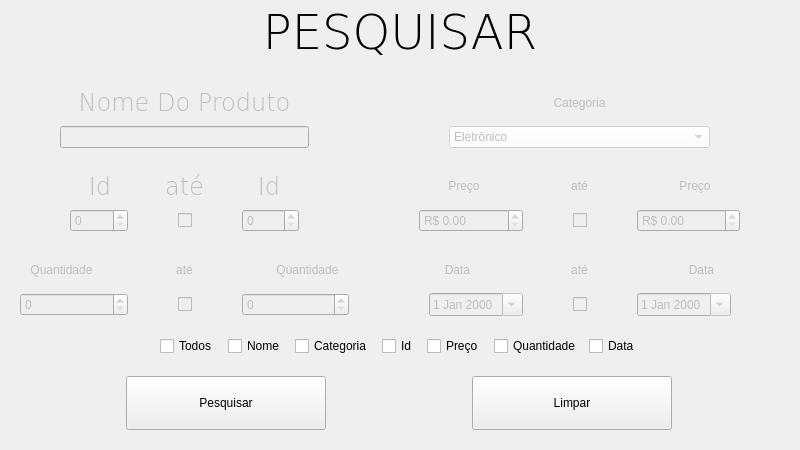
<?xml version="1.0" encoding="UTF-8"?>
<ui version="4.0">
 <class>MainWindow</class>
 <widget class="QMainWindow" name="MainWindow">
  <property name="geometry">
   <rect>
    <x>0</x>
    <y>0</y>
    <width>800</width>
    <height>450</height>
   </rect>
  </property>
  <property name="minimumSize">
   <size>
    <width>800</width>
    <height>450</height>
   </size>
  </property>
  <property name="windowTitle">
   <string>Pesquisar</string>
  </property>
  <widget class="QWidget" name="centralwidget">
   <layout class="QGridLayout" name="gridLayout" rowstretch="0,0,0,0,0,0,0,0,0" columnstretch="0,0,0">
    <property name="leftMargin">
     <number>10</number>
    </property>
    <property name="topMargin">
     <number>0</number>
    </property>
    <property name="rightMargin">
     <number>10</number>
    </property>
    <property name="bottomMargin">
     <number>10</number>
    </property>
    <property name="horizontalSpacing">
     <number>5</number>
    </property>
    <property name="verticalSpacing">
     <number>20</number>
    </property>
    <item row="3" column="0">
     <layout class="QVBoxLayout" name="ids">
      <property name="spacing">
       <number>5</number>
      </property>
      <property name="leftMargin">
       <number>50</number>
      </property>
      <property name="rightMargin">
       <number>50</number>
      </property>
      <item>
       <layout class="QHBoxLayout" name="id">
        <item>
         <widget class="QLabel" name="lblId">
          <property name="enabled">
           <bool>false</bool>
          </property>
          <property name="font">
           <font>
            <family>Verdana</family>
            <pointsize>18</pointsize>
            <weight>9</weight>
            <italic>false</italic>
            <bold>false</bold>
           </font>
          </property>
          <property name="styleSheet">
           <string notr="true">font: 75 18pt &quot;Verdana&quot;;</string>
          </property>
          <property name="text">
           <string>Id</string>
          </property>
          <property name="alignment">
           <set>Qt::AlignCenter</set>
          </property>
         </widget>
        </item>
        <item>
         <widget class="QLabel" name="lblAteId">
          <property name="enabled">
           <bool>false</bool>
          </property>
          <property name="font">
           <font>
            <family>Verdana</family>
            <pointsize>18</pointsize>
            <weight>9</weight>
            <italic>false</italic>
            <bold>false</bold>
           </font>
          </property>
          <property name="styleSheet">
           <string notr="true">font: 75 18pt &quot;Verdana&quot;;</string>
          </property>
          <property name="text">
           <string>até</string>
          </property>
          <property name="alignment">
           <set>Qt::AlignCenter</set>
          </property>
         </widget>
        </item>
        <item>
         <widget class="QLabel" name="lblId2">
          <property name="enabled">
           <bool>false</bool>
          </property>
          <property name="font">
           <font>
            <family>Verdana</family>
            <pointsize>18</pointsize>
            <weight>9</weight>
            <italic>false</italic>
            <bold>false</bold>
           </font>
          </property>
          <property name="styleSheet">
           <string notr="true">font: 75 18pt &quot;Verdana&quot;;</string>
          </property>
          <property name="text">
           <string>Id</string>
          </property>
          <property name="alignment">
           <set>Qt::AlignCenter</set>
          </property>
         </widget>
        </item>
       </layout>
      </item>
      <item>
       <layout class="QHBoxLayout" name="inputid">
        <property name="spacing">
         <number>50</number>
        </property>
        <property name="leftMargin">
         <number>10</number>
        </property>
        <property name="rightMargin">
         <number>10</number>
        </property>
        <item>
         <widget class="QSpinBox" name="sbId">
          <property name="enabled">
           <bool>false</bool>
          </property>
         </widget>
        </item>
        <item>
         <widget class="QCheckBox" name="checkAteId">
          <property name="enabled">
           <bool>false</bool>
          </property>
          <property name="sizePolicy">
           <sizepolicy hsizetype="Fixed" vsizetype="Fixed">
            <horstretch>0</horstretch>
            <verstretch>0</verstretch>
           </sizepolicy>
          </property>
          <property name="text">
           <string/>
          </property>
         </widget>
        </item>
        <item>
         <widget class="QSpinBox" name="sbId2">
          <property name="enabled">
           <bool>false</bool>
          </property>
         </widget>
        </item>
       </layout>
      </item>
     </layout>
    </item>
    <item row="0" column="0" colspan="3">
     <layout class="QVBoxLayout" name="Pesquisa">
      <item>
       <widget class="QLabel" name="label">
        <property name="font">
         <font>
          <family>Verdana</family>
          <pointsize>36</pointsize>
          <weight>9</weight>
          <italic>false</italic>
          <bold>false</bold>
         </font>
        </property>
        <property name="styleSheet">
         <string notr="true">font: 75 36pt &quot;Verdana&quot;;
</string>
        </property>
        <property name="text">
         <string>PESQUISAR</string>
        </property>
        <property name="alignment">
         <set>Qt::AlignCenter</set>
        </property>
       </widget>
      </item>
     </layout>
    </item>
    <item row="5" column="0">
     <layout class="QVBoxLayout" name="quantidade">
      <property name="spacing">
       <number>5</number>
      </property>
      <property name="leftMargin">
       <number>0</number>
      </property>
      <item>
       <layout class="QHBoxLayout" name="horizontalLayout_3">
        <property name="spacing">
         <number>20</number>
        </property>
        <item>
         <widget class="QLabel" name="lblQuantidade">
          <property name="enabled">
           <bool>false</bool>
          </property>
          <property name="styleSheet">
           <string notr="true">font: 18pt &quot;Verdana&quot;;</string>
          </property>
          <property name="text">
           <string>Quantidade</string>
          </property>
          <property name="alignment">
           <set>Qt::AlignCenter</set>
          </property>
         </widget>
        </item>
        <item>
         <widget class="QLabel" name="lblAteQuantidade">
          <property name="enabled">
           <bool>false</bool>
          </property>
          <property name="styleSheet">
           <string notr="true">font: 18pt &quot;Verdana&quot;;</string>
          </property>
          <property name="text">
           <string>até</string>
          </property>
          <property name="alignment">
           <set>Qt::AlignCenter</set>
          </property>
         </widget>
        </item>
        <item>
         <widget class="QLabel" name="lblQuantidade2">
          <property name="enabled">
           <bool>false</bool>
          </property>
          <property name="styleSheet">
           <string notr="true">font: 18pt &quot;Verdana&quot;;</string>
          </property>
          <property name="text">
           <string>Quantidade</string>
          </property>
          <property name="alignment">
           <set>Qt::AlignCenter</set>
          </property>
         </widget>
        </item>
       </layout>
      </item>
      <item>
       <layout class="QHBoxLayout" name="horizontalLayout_4">
        <property name="spacing">
         <number>50</number>
        </property>
        <property name="leftMargin">
         <number>10</number>
        </property>
        <property name="rightMargin">
         <number>10</number>
        </property>
        <item>
         <widget class="QSpinBox" name="sbQuantidade">
          <property name="enabled">
           <bool>false</bool>
          </property>
          <property name="maximum">
           <number>10000000</number>
          </property>
         </widget>
        </item>
        <item>
         <widget class="QCheckBox" name="checkAteQuantidade">
          <property name="enabled">
           <bool>false</bool>
          </property>
          <property name="sizePolicy">
           <sizepolicy hsizetype="Fixed" vsizetype="Fixed">
            <horstretch>0</horstretch>
            <verstretch>0</verstretch>
           </sizepolicy>
          </property>
          <property name="text">
           <string/>
          </property>
         </widget>
        </item>
        <item>
         <widget class="QSpinBox" name="sbQuantidade2">
          <property name="enabled">
           <bool>false</bool>
          </property>
          <property name="maximum">
           <number>10000000</number>
          </property>
         </widget>
        </item>
       </layout>
      </item>
     </layout>
    </item>
    <item row="5" column="2">
     <layout class="QVBoxLayout" name="data" stretch="0,0">
      <property name="spacing">
       <number>5</number>
      </property>
      <property name="leftMargin">
       <number>30</number>
      </property>
      <property name="rightMargin">
       <number>30</number>
      </property>
      <item>
       <layout class="QHBoxLayout" name="horizontalLayout_5">
        <item>
         <widget class="QLabel" name="lblData">
          <property name="enabled">
           <bool>false</bool>
          </property>
          <property name="styleSheet">
           <string notr="true">font: 18pt &quot;Verdana&quot;;</string>
          </property>
          <property name="text">
           <string>Data</string>
          </property>
          <property name="alignment">
           <set>Qt::AlignCenter</set>
          </property>
         </widget>
        </item>
        <item>
         <widget class="QLabel" name="lblAteData">
          <property name="enabled">
           <bool>false</bool>
          </property>
          <property name="styleSheet">
           <string notr="true">font: 18pt &quot;Verdana&quot;;</string>
          </property>
          <property name="text">
           <string>até</string>
          </property>
          <property name="alignment">
           <set>Qt::AlignCenter</set>
          </property>
         </widget>
        </item>
        <item>
         <widget class="QLabel" name="lblData2">
          <property name="enabled">
           <bool>false</bool>
          </property>
          <property name="styleSheet">
           <string notr="true">font: 18pt &quot;Verdana&quot;;</string>
          </property>
          <property name="text">
           <string>Data</string>
          </property>
          <property name="alignment">
           <set>Qt::AlignCenter</set>
          </property>
         </widget>
        </item>
       </layout>
      </item>
      <item>
       <layout class="QHBoxLayout" name="horizontalLayout_6">
        <property name="spacing">
         <number>50</number>
        </property>
        <property name="leftMargin">
         <number>30</number>
        </property>
        <property name="rightMargin">
         <number>30</number>
        </property>
        <item>
         <widget class="QDateEdit" name="deData">
          <property name="enabled">
           <bool>false</bool>
          </property>
          <property name="calendarPopup">
           <bool>true</bool>
          </property>
         </widget>
        </item>
        <item>
         <widget class="QCheckBox" name="checkAteData">
          <property name="enabled">
           <bool>false</bool>
          </property>
          <property name="sizePolicy">
           <sizepolicy hsizetype="Fixed" vsizetype="Fixed">
            <horstretch>0</horstretch>
            <verstretch>0</verstretch>
           </sizepolicy>
          </property>
          <property name="text">
           <string/>
          </property>
         </widget>
        </item>
        <item>
         <widget class="QDateEdit" name="deData2">
          <property name="enabled">
           <bool>false</bool>
          </property>
          <property name="sizePolicy">
           <sizepolicy hsizetype="Minimum" vsizetype="Fixed">
            <horstretch>0</horstretch>
            <verstretch>0</verstretch>
           </sizepolicy>
          </property>
          <property name="calendarPopup">
           <bool>true</bool>
          </property>
         </widget>
        </item>
       </layout>
      </item>
     </layout>
    </item>
    <item row="2" column="0">
     <layout class="QVBoxLayout" name="nomeproduto">
      <property name="spacing">
       <number>5</number>
      </property>
      <property name="leftMargin">
       <number>50</number>
      </property>
      <property name="rightMargin">
       <number>50</number>
      </property>
      <item>
       <widget class="QLabel" name="lblNome">
        <property name="enabled">
         <bool>false</bool>
        </property>
        <property name="font">
         <font>
          <family>Verdana</family>
          <pointsize>18</pointsize>
          <weight>9</weight>
          <italic>false</italic>
          <bold>false</bold>
         </font>
        </property>
        <property name="styleSheet">
         <string notr="true">font: 75 18pt &quot;Verdana&quot;;</string>
        </property>
        <property name="text">
         <string>Nome Do Produto</string>
        </property>
        <property name="alignment">
         <set>Qt::AlignCenter</set>
        </property>
       </widget>
      </item>
      <item>
       <widget class="QLineEdit" name="txtNome">
        <property name="enabled">
         <bool>false</bool>
        </property>
       </widget>
      </item>
     </layout>
    </item>
    <item row="2" column="2">
     <layout class="QVBoxLayout" name="Categoria" stretch="0,0">
      <property name="spacing">
       <number>5</number>
      </property>
      <property name="leftMargin">
       <number>80</number>
      </property>
      <property name="rightMargin">
       <number>80</number>
      </property>
      <item>
       <widget class="QLabel" name="lblCategoria">
        <property name="enabled">
         <bool>false</bool>
        </property>
        <property name="styleSheet">
         <string notr="true">font: 18pt &quot;Verdana&quot;;</string>
        </property>
        <property name="text">
         <string>Categoria</string>
        </property>
        <property name="alignment">
         <set>Qt::AlignCenter</set>
        </property>
       </widget>
      </item>
      <item>
       <widget class="QComboBox" name="cbxCategoria">
        <property name="enabled">
         <bool>false</bool>
        </property>
        <property name="styleSheet">
         <string notr="true">background-color: rgb(255, 255, 255);</string>
        </property>
        <item>
         <property name="text">
          <string>Eletrônico</string>
         </property>
        </item>
        <item>
         <property name="text">
          <string>Roupas e Acessórios</string>
         </property>
        </item>
        <item>
         <property name="text">
          <string>Alimentos e Bebidas</string>
         </property>
        </item>
        <item>
         <property name="text">
          <string>Móveis</string>
         </property>
        </item>
        <item>
         <property name="text">
          <string>Beleza e Cuidados Pessoais</string>
         </property>
        </item>
        <item>
         <property name="text">
          <string>Esportes e Lazer</string>
         </property>
        </item>
        <item>
         <property name="text">
          <string>Ferramentas e Materiais de Construção</string>
         </property>
        </item>
        <item>
         <property name="text">
          <string>Livros e Mídia</string>
         </property>
        </item>
        <item>
         <property name="text">
          <string>Brinquedos e Jogos</string>
         </property>
        </item>
        <item>
         <property name="text">
          <string>Automotivos</string>
         </property>
        </item>
        <item>
         <property name="text">
          <string>Saúde</string>
         </property>
        </item>
        <item>
         <property name="text">
          <string>Tecnologia</string>
         </property>
        </item>
        <item>
         <property name="text">
          <string>Casa e Jardim</string>
         </property>
        </item>
        <item>
         <property name="text">
          <string>Artigos de Escritório</string>
         </property>
        </item>
       </widget>
      </item>
     </layout>
    </item>
    <item row="3" column="2">
     <layout class="QVBoxLayout" name="preco">
      <property name="spacing">
       <number>5</number>
      </property>
      <property name="leftMargin">
       <number>40</number>
      </property>
      <property name="rightMargin">
       <number>40</number>
      </property>
      <item>
       <layout class="QHBoxLayout" name="horizontalLayout">
        <item>
         <widget class="QLabel" name="lblPreco">
          <property name="enabled">
           <bool>false</bool>
          </property>
          <property name="styleSheet">
           <string notr="true">font: 18pt &quot;Verdana&quot;;</string>
          </property>
          <property name="text">
           <string>Preço</string>
          </property>
          <property name="alignment">
           <set>Qt::AlignCenter</set>
          </property>
         </widget>
        </item>
        <item>
         <widget class="QLabel" name="lblAtePreco">
          <property name="enabled">
           <bool>false</bool>
          </property>
          <property name="styleSheet">
           <string notr="true">font: 18pt &quot;Verdana&quot;;</string>
          </property>
          <property name="text">
           <string>até</string>
          </property>
          <property name="alignment">
           <set>Qt::AlignCenter</set>
          </property>
         </widget>
        </item>
        <item>
         <widget class="QLabel" name="lblPreco2">
          <property name="enabled">
           <bool>false</bool>
          </property>
          <property name="styleSheet">
           <string notr="true">font: 18pt &quot;Verdana&quot;;</string>
          </property>
          <property name="text">
           <string>Preço</string>
          </property>
          <property name="alignment">
           <set>Qt::AlignCenter</set>
          </property>
         </widget>
        </item>
       </layout>
      </item>
      <item>
       <layout class="QHBoxLayout" name="horizontalLayout_2" stretch="0,0,0">
        <property name="spacing">
         <number>50</number>
        </property>
        <property name="leftMargin">
         <number>10</number>
        </property>
        <property name="rightMargin">
         <number>10</number>
        </property>
        <item>
         <widget class="QDoubleSpinBox" name="dsbPreco">
          <property name="enabled">
           <bool>false</bool>
          </property>
          <property name="prefix">
           <string>R$ </string>
          </property>
          <property name="maximum">
           <double>10000000.000000000000000</double>
          </property>
          <property name="singleStep">
           <double>0.100000000000000</double>
          </property>
         </widget>
        </item>
        <item>
         <widget class="QCheckBox" name="checkAtePreco">
          <property name="enabled">
           <bool>false</bool>
          </property>
          <property name="sizePolicy">
           <sizepolicy hsizetype="Fixed" vsizetype="Fixed">
            <horstretch>0</horstretch>
            <verstretch>0</verstretch>
           </sizepolicy>
          </property>
          <property name="text">
           <string/>
          </property>
         </widget>
        </item>
        <item>
         <widget class="QDoubleSpinBox" name="dsbPreco2">
          <property name="enabled">
           <bool>false</bool>
          </property>
          <property name="prefix">
           <string>R$ </string>
          </property>
          <property name="maximum">
           <double>10000000.000000000000000</double>
          </property>
          <property name="singleStep">
           <double>0.100000000000000</double>
          </property>
         </widget>
        </item>
       </layout>
      </item>
     </layout>
    </item>
    <item row="8" column="0" colspan="3">
     <layout class="QHBoxLayout" name="botoes" stretch="0,0">
      <property name="spacing">
       <number>50</number>
      </property>
      <property name="leftMargin">
       <number>20</number>
      </property>
      <property name="topMargin">
       <number>0</number>
      </property>
      <property name="rightMargin">
       <number>20</number>
      </property>
      <property name="bottomMargin">
       <number>10</number>
      </property>
      <item>
       <widget class="QPushButton" name="btnPesquisar">
        <property name="sizePolicy">
         <sizepolicy hsizetype="Fixed" vsizetype="Preferred">
          <horstretch>0</horstretch>
          <verstretch>0</verstretch>
         </sizepolicy>
        </property>
        <property name="minimumSize">
         <size>
          <width>200</width>
          <height>0</height>
         </size>
        </property>
        <property name="text">
         <string>Pesquisar</string>
        </property>
       </widget>
      </item>
      <item>
       <widget class="QPushButton" name="btnLimparPesquisa">
        <property name="sizePolicy">
         <sizepolicy hsizetype="Fixed" vsizetype="Preferred">
          <horstretch>0</horstretch>
          <verstretch>0</verstretch>
         </sizepolicy>
        </property>
        <property name="minimumSize">
         <size>
          <width>200</width>
          <height>0</height>
         </size>
        </property>
        <property name="text">
         <string>Limpar</string>
        </property>
       </widget>
      </item>
     </layout>
    </item>
    <item row="6" column="0" colspan="3">
     <layout class="QHBoxLayout" name="horizontalLayout_7">
      <property name="spacing">
       <number>10</number>
      </property>
      <property name="leftMargin">
       <number>150</number>
      </property>
      <property name="rightMargin">
       <number>150</number>
      </property>
      <item>
       <widget class="QCheckBox" name="checkTodos">
        <property name="sizePolicy">
         <sizepolicy hsizetype="Fixed" vsizetype="Fixed">
          <horstretch>0</horstretch>
          <verstretch>0</verstretch>
         </sizepolicy>
        </property>
        <property name="text">
         <string>Todos</string>
        </property>
       </widget>
      </item>
      <item>
       <widget class="QCheckBox" name="checkNome">
        <property name="sizePolicy">
         <sizepolicy hsizetype="Fixed" vsizetype="Fixed">
          <horstretch>0</horstretch>
          <verstretch>0</verstretch>
         </sizepolicy>
        </property>
        <property name="text">
         <string>Nome</string>
        </property>
       </widget>
      </item>
      <item>
       <widget class="QCheckBox" name="checkCategoria">
        <property name="sizePolicy">
         <sizepolicy hsizetype="Fixed" vsizetype="Fixed">
          <horstretch>0</horstretch>
          <verstretch>0</verstretch>
         </sizepolicy>
        </property>
        <property name="text">
         <string>Categoria</string>
        </property>
       </widget>
      </item>
      <item>
       <widget class="QCheckBox" name="checkId">
        <property name="sizePolicy">
         <sizepolicy hsizetype="Fixed" vsizetype="Fixed">
          <horstretch>0</horstretch>
          <verstretch>0</verstretch>
         </sizepolicy>
        </property>
        <property name="text">
         <string>Id</string>
        </property>
       </widget>
      </item>
      <item>
       <widget class="QCheckBox" name="checkPreco">
        <property name="sizePolicy">
         <sizepolicy hsizetype="Fixed" vsizetype="Fixed">
          <horstretch>0</horstretch>
          <verstretch>0</verstretch>
         </sizepolicy>
        </property>
        <property name="text">
         <string>Preço</string>
        </property>
       </widget>
      </item>
      <item>
       <widget class="QCheckBox" name="checkQuantidade">
        <property name="sizePolicy">
         <sizepolicy hsizetype="Fixed" vsizetype="Fixed">
          <horstretch>0</horstretch>
          <verstretch>0</verstretch>
         </sizepolicy>
        </property>
        <property name="text">
         <string>Quantidade</string>
        </property>
       </widget>
      </item>
      <item>
       <widget class="QCheckBox" name="checkData">
        <property name="sizePolicy">
         <sizepolicy hsizetype="Fixed" vsizetype="Fixed">
          <horstretch>0</horstretch>
          <verstretch>0</verstretch>
         </sizepolicy>
        </property>
        <property name="text">
         <string>Data</string>
        </property>
       </widget>
      </item>
     </layout>
    </item>
   </layout>
  </widget>
 </widget>
 <resources/>
 <connections/>
</ui>
